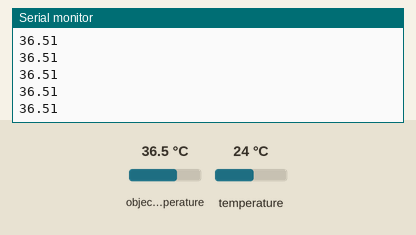
Recording of a sketch running on a simulated Arduino Uno, built with avr-gcc and run on an emulated ATmega328P. Shown: the last lines printed to the serial monitor. Inputs (shaded band) come from the test bench; at power-on: object temperature 36.5 °C, temperature 24 °C.

Above: at 1.2 s.
1.3 s: object temperature set to 20 °C
At 1.32 s:
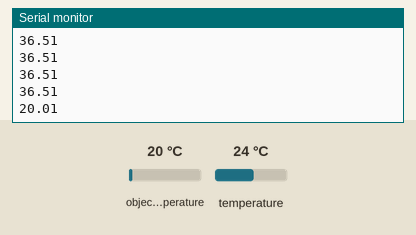
2.8 s: object temperature set to 26 °C
At 2.84 s:
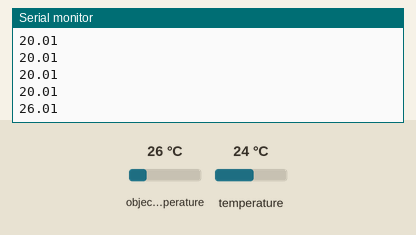
Timing chart, 0 to 5.8 s (numbered marks = the images above; inputs shaded):
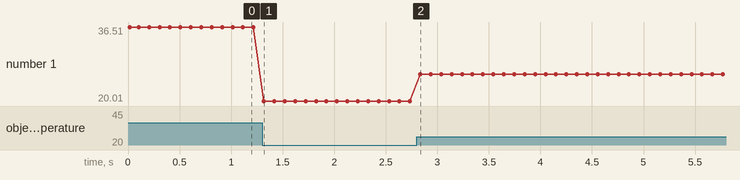

Measured:
- after the input at 1.3 s, the serial monitor: prints a new line at once (image 1)
- after the input at 2.8 s, the serial monitor: prints a new line at once (image 2)
- plotted number 1: 36.51 → 20.01 after the input at 1.3 s, 20.01 → 26.01 after the input at 2.8 s

The sketch:

MLX_I2C.ino
```cpp
#include <Wire.h>
#include <Adafruit_MLX90614.h>

#define Mlxt 0x5A

Adafruit_MLX90614 mlx = Adafruit_MLX90614(Mlxt);
void setup() {
	// put your setup code here, to run once:
	Serial.begin(9600);
	mlx.begin();
	Serial.print("Ambiente "); Serial.println(mlx.readAmbientTempC());
}

void loop() {
	// put your main code here, to run repeatedly:
	Serial.println(mlx.readObjectTempC());
	delay(100);
}
```
